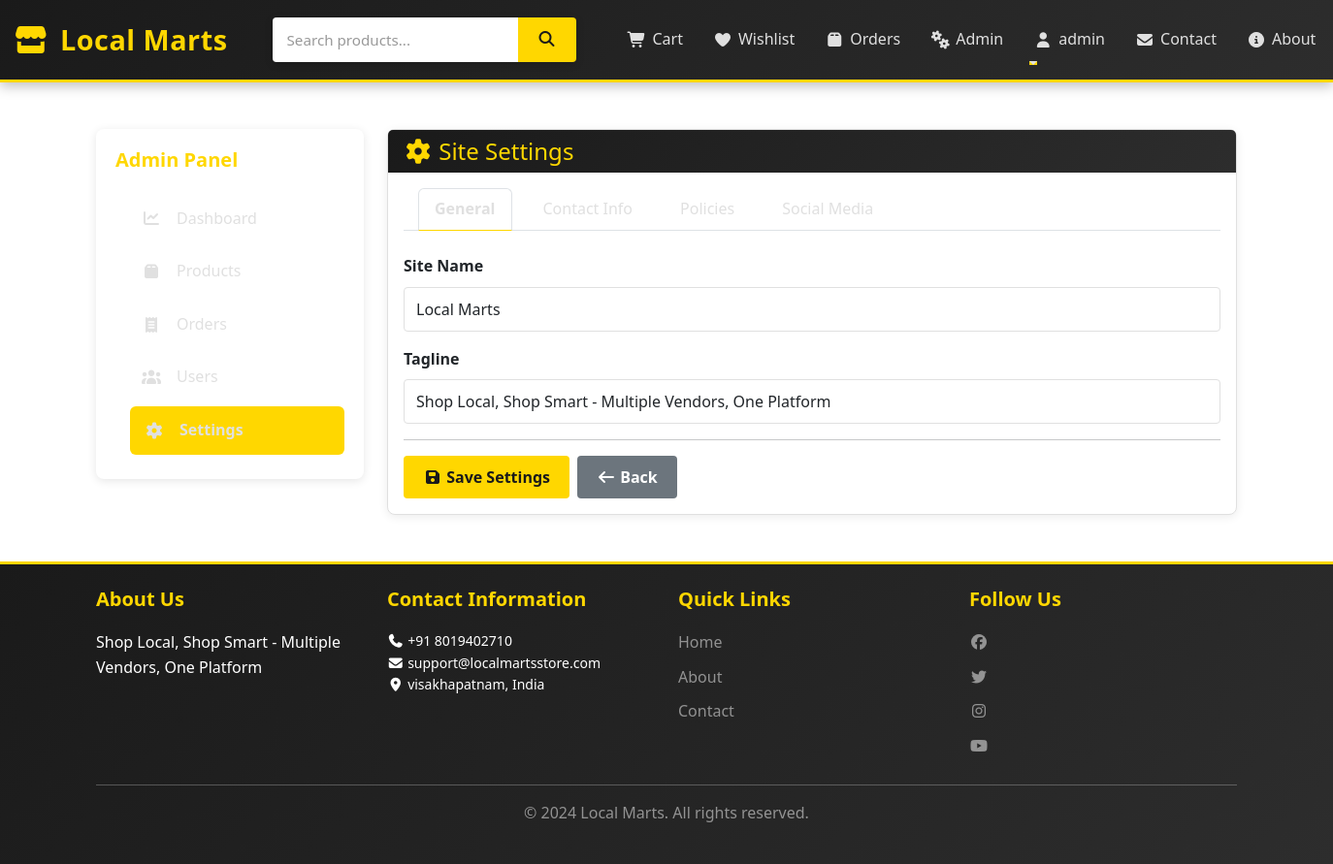
/admin/settings (signed in), run on the app's committed database.
### app/models.py (models this page shows, shortened)
class User(UserMixin, db.Model):
    id = db.Column(db.Integer, primary_key=True)
    username = db.Column(db.String(80), unique=True, nullable=False)
    email = db.Column(db.String(120), unique=True, nullable=False)
    password_hash = db.Column(db.String(200), nullable=False)
    phone = db.Column(db.String(20))
    address = db.Column(db.Text)
    city = db.Column(db.String(50))
    country = db.Column(db.String(50))
    postal_code = db.Column(db.String(10))
    user_type = db.Column(db.String(20), default='buyer')  # buyer or seller
    is_admin = db.Column(db.Boolean, default=False)
    created_at = db.Column(db.DateTime, default=datetime.utcnow)
    orders = db.relationship('Order', backref='user', lazy=True, cascade='all, delete-orphan')
    cart_items = db.relationship('CartItem', backref='user', lazy=True, cascade='all, delete-orphan')
    wishlist_items = db.relationship('Wishlist', backref='user', lazy=True, cascade='all, delete-orphan')
    reviews = db.relationship('Review', backref='user', lazy=True, cascade='all, delete-orphan')

class Settings(db.Model):
    id = db.Column(db.Integer, primary_key=True)
    site_name = db.Column(db.String(200), default='Local Marts')
    tagline = db.Column(db.String(300), default='Shop Local, Shop Smart')
    contact_email = db.Column(db.String(120))
    contact_phone = db.Column(db.String(20))
    contact_address = db.Column(db.Text)
    contact_city = db.Column(db.String(100))
    contact_country = db.Column(db.String(100))
    contact_postal_code = db.Column(db.String(20))
    whatsapp_number = db.Column(db.String(20))
    map_url = db.Column(db.String(500))
    about_us = db.Column(db.Text)
    privacy_policy = db.Column(db.Text)
    terms_conditions = db.Column(db.Text)
    return_policy = db.Column(db.Text)
    shipping_policy = db.Column(db.Text)
    facebook_url = db.Column(db.String(300))
    instagram_url = db.Column(db.String(300))
    twitter_url = db.Column(db.String(300))
    linkedin_url = db.Column(db.String(300))
    youtube_url = db.Column(db.String(300))
    updated_at = db.Column(db.DateTime, default=datetime.utcnow, onupdate=datetime.utcnow)

### app/run.py (the view, shortened to what this page needs)
@app.route('/admin/settings', methods=['GET', 'POST'])
@admin_required
def admin_settings():
    settings = Settings.query.first()
    if not settings:
        settings = Settings(site_name='Local Marts')
        db.session.add(settings)
        db.session.commit()
    return render_template('admin/settings.html', settings=settings)

### app/templates/admin/settings.html (shortened to what this page needs)
{% extends "base.html" %}
{% block content %}
<div class="container mt-5">
    <div class="row">
        <div class="col-md-3">
            <div class="admin-sidebar">
                <h5 class="mb-4" style="color: #FFD700; font-weight: 700;">Admin Panel</h5>
                <nav class="nav flex-column">
                    <a class="nav-link" href="{{ url_for('admin_dashboard') }}">
                        <i class="fas fa-chart-line"></i> Dashboard
                    </a>
                    <a class="nav-link" href="{{ url_for('admin_products') }}">
                        <i class="fas fa-box"></i> Products
                    </a>
                    <a class="nav-link" href="{{ url_for('admin_orders') }}">
                        <i class="fas fa-receipt"></i> Orders
                    </a>
                    <a class="nav-link" href="{{ url_for('admin_users') }}">
                        <i class="fas fa-users"></i> Users
                    </a>
                    <a class="nav-link active" href="{{ url_for('admin_settings') }}">
                        <i class="fas fa-cog"></i> Settings
                    </a>
                </nav>
            </div>
        </div>
        <div class="col-md-9">
            <div class="card">
                <div class="card-header" style="background: linear-gradient(135deg, #1a1a1a 0%, #2d2d2d 100%); color: #FFD700; border: none;">
                    <h4 class="mb-0"><i class="fas fa-cog"></i> Site Settings</h4>
                </div>
                <div class="card-body">
                    <form method="POST">
                        <ul class="nav nav-tabs mb-4" role="tablist">
                            <li class="nav-item">
                                <a class="nav-link active" data-bs-toggle="tab" href="#general">General</a>
                            </li>
                            <li class="nav-item">
                                <a class="nav-link" data-bs-toggle="tab" href="#contact">Contact Info</a>
                            </li>
                            <li class="nav-item">
                                <a class="nav-link" data-bs-toggle="tab" href="#policies">Policies</a>
                            </li>
                            <li class="nav-item">
                                <a class="nav-link" data-bs-toggle="tab" href="#social">Social Media</a>
                            </li>
                        </ul>
                        <div class="tab-content">
                            <div id="general" class="tab-pane fade show active">
                                <div class="mb-3">
                                    <label class="form-label"><strong>Site Name</strong></label>
                                    <input type="text" class="form-control" name="site_name" value="{{ settings.site_name or 'Local Marts' }}" required>
                                </div>
                                <div class="mb-3">
                                    <label class="form-label"><strong>Tagline</strong></label>
                                    <input type="text" class="form-control" name="tagline" value="{{ settings.tagline or '' }}" placeholder="e.g., Shop Local, Shop Smart">
                                </div>
                            </div>
                        </div>
                        <hr>
                        <div class="d-flex gap-2">
                            <button type="submit" class="btn btn-warning" style="font-weight: 700;">
                                <i class="fas fa-save"></i> Save Settings
                            </button>
                            <a href="{{ url_for('admin_dashboard') }}" class="btn btn-secondary">
                                <i class="fas fa-arrow-left"></i> Back
                            </a>
                        </div>
                    </form>
                </div>
            </div>
        </div>
    </div>
</div>
{% endblock %}

### app/templates/base.html (shortened to what this page needs)
<!DOCTYPE html>
<html lang="en">
<head>
    <link href="https://cdn.jsdelivr.net/npm/bootstrap@5.3.0/dist/css/bootstrap.min.css" rel="stylesheet">
    <link rel="stylesheet" href="https://cdnjs.cloudflare.com/ajax/libs/font-awesome/7.0.1/css/all.min.css">
    <link rel="stylesheet" href="{{ url_for('static', filename='css/style.css') }}">
</head>
<body>
    <nav class="navbar navbar-expand-lg navbar-dark bg-dark sticky-top navbar-custom">
        <div class="container-fluid">
            <a class="navbar-brand" href="{{ url_for('index') }}">
                <i class="fas fa-store"></i> Local Marts
            </a>
            <div class="search-box">
                <form method="get" action="{{ url_for('index') }}">
                    <input type="text" name="search" placeholder="Search products..." value="{{ search or '' }}">
                    <button type="submit"><i class="fas fa-search"></i></button>
                </form>
            </div>
            <div class="collapse navbar-collapse" id="navbarNav">
                <ul class="navbar-nav ms-auto">
                    {% if current_user.is_authenticated %}
                        <li class="nav-item">
                            <a class="nav-link" href="{{ url_for('cart') }}">
                                <i class="fas fa-shopping-cart"></i> Cart
                            </a>
                        </li>
                        <li class="nav-item">
                            <a class="nav-link" href="{{ url_for('wishlist') }}">
                                <i class="fas fa-heart"></i> Wishlist
                            </a>
                        </li>
                        <li class="nav-item">
                            <a class="nav-link" href="{{ url_for('orders') }}">
                                <i class="fas fa-box"></i> Orders
                            </a>
                        </li>
                        {% if current_user.id == 1 %}
                            <li class="nav-item">
                                <a class="nav-link" href="{{ url_for('admin_dashboard') }}">
                                    <i class="fas fa-cogs"></i> Admin
                                </a>
                            </li>
                        {% endif %}
                        <li class="nav-item dropdown">
                            <a class="nav-link dropdown-toggle" href="#" id="userDropdown" role="button" data-bs-toggle="dropdown">
                                <i class="fas fa-user"></i> {{ current_user.username }}
                            </a>
                        </li>
                    {% endif %}
                    <li class="nav-item">
                        <a class="nav-link" href="{{ url_for('contact') }}">
                            <i class="fas fa-envelope"></i> Contact
                        </a>
                    </li>
                    <li class="nav-item">
                        <a class="nav-link" href="{{ url_for('about') }}">
                            <i class="fas fa-info-circle"></i> About
                        </a>
                    </li>
                </ul>
            </div>
        </div>
    </nav>
    <main class="container-fluid">
        {% block content %}{% endblock %}
    </main>
    <footer class="bg-dark text-white mt-5 py-4">
        <div class="container">
            <div class="row">
                <div class="col-md-3">
                    <h5>About Us</h5>
                    <p>{{ settings.tagline if settings else 'Shop Local, Shop Smart' }}</p>
                </div>
                <div class="col-md-3">
                    <h5>Contact Information</h5>
                    <ul class="list-unstyled small">
                        {% if settings %}
                            <li><i class="fas fa-phone"></i> {{ settings.contact_phone }}</li>
                            <li><i class="fas fa-envelope"></i> {{ settings.contact_email }}</li>
                            <li><i class="fas fa-map-marker-alt"></i> {{ settings.contact_city }}, {{ settings.contact_country }}</li>
                        {% endif %}
                    </ul>
                </div>
                <div class="col-md-3">
                    <h5>Quick Links</h5>
                    <ul class="list-unstyled">
                        <li><a href="{{ url_for('index') }}" class="text-white-50">Home</a></li>
                        <li><a href="{{ url_for('about') }}" class="text-white-50">About</a></li>
                        <li><a href="{{ url_for('contact') }}" class="text-white-50">Contact</a></li>
                    </ul>
                </div>
                <div class="col-md-3">
                    <h5>Follow Us</h5>
                    <div class="social-links">
                        {% if settings and settings.facebook_url %}
                            <a href="{{ settings.facebook_url }}" target="_blank" class="text-white-50"><i class="fab fa-facebook"></i></a>
                        {% endif %}
                        {% if settings and settings.twitter_url %}
                            <a href="{{ settings.twitter_url }}" target="_blank" class="text-white-50"><i class="fab fa-twitter"></i></a>
                        {% endif %}
                        {% if settings and settings.instagram_url %}
                            <a href="{{ settings.instagram_url }}" target="_blank" class="text-white-50"><i class="fab fa-instagram"></i></a>
                        {% endif %}
                        {% if settings and settings.youtube_url %}
                            <a href="{{ settings.youtube_url }}" target="_blank" class="text-white-50"><i class="fab fa-youtube"></i></a>
                        {% endif %}
                    </div>
                </div>
            </div>
            <hr>
            <div class="text-center text-white-50">
                <p>&copy; 2024 Local Marts. All rights reserved.</p>
            </div>
        </div>
    </footer>
</body>
</html>

### data on the page
User: username "admin"
Settings: site_name "Local Marts", tagline "Shop Local, Shop Smart - Multiple Vendors, One Platform", contact_phone "+91 8019402710", contact_email "support@localmartsstore.com", contact_city "visakhapatnam", contact_country "India"
